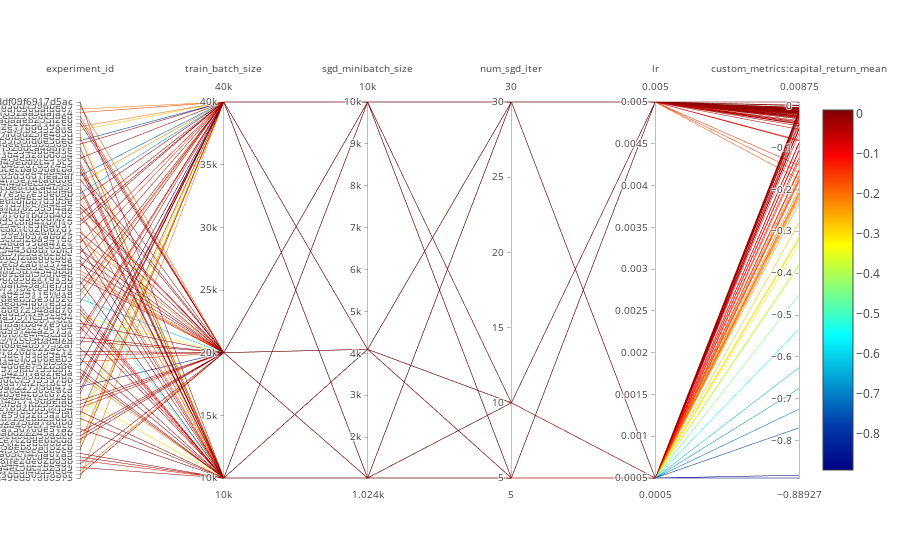

This figure's notebook cell:
### Markdown cell above
### Enjoy.

Documentation for this Plotly visualization can be found here: https://plot.ly/python/parallel-coordinates-plot/

### Code cell
data = [go.Parcoords(
            line = dict(
                       color = visualization_df['custom_metrics:capital_return_mean'],
                       colorscale = 'Jet',
                       showscale = True,
                       #reversescale = True,
                       cmin = visualization_df['custom_metrics:capital_return_mean'].min(),
                       cmax = visualization_df['custom_metrics:capital_return_mean'].max()
            ),
            dimensions = [generate_plotly_dim_dict(visualization_df, field) 
                              for field in visualization_df])
]

plotly.offline.iplot(data)
